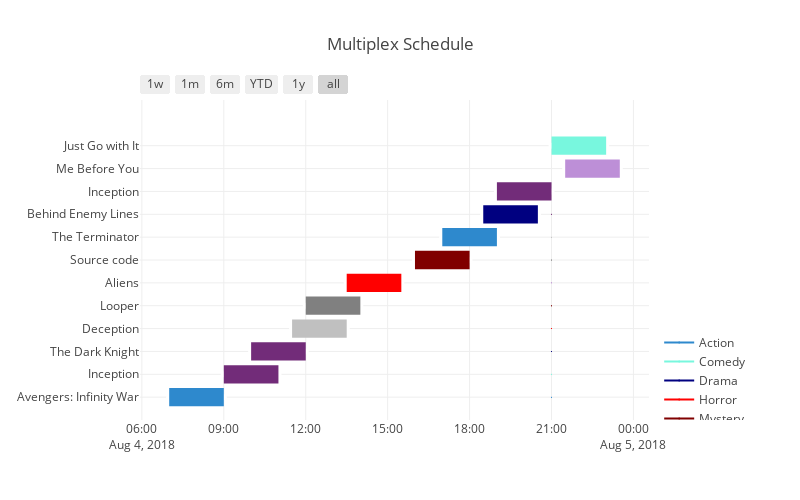

Notebook code for this chart:
### Markdown cell above
**Draw the Gantt Chart**

We cannot use a named color scale to map String values, so we pass in our colors dictionary to be used to assign colors to the different values of 'Category' in our dataset.

**bar_width** sets the width (in this portrayal, the height) of each bar. A bar_width of 0.4 equals the distance between two grid lines on the Y axis.
**fig layout** is for Gantt cropped text.

### Code cell
fig = ff.create_gantt(multiplex_schedule,
                      title='Multiplex Schedule',
                      
                      colors=color_dict, 
                      index_col='Category',
                      show_colorbar=True,
                      
                      bar_width=0.4,
                      
                      showgrid_x=True, 
                      showgrid_y=True,
                     )
fig['layout'].update(autosize=False, width=800, height=500, margin=dict(l=140))
offline.iplot(fig)

### Figure 1 — Plotly figure (JSON) as saved in the notebook; plotly's stock layout.template omitted (floating-point values rounded to 4 significant figures)
{"data": [{"marker": {"color": "white"}, "name": "", "type": "scatter", "uid": "9d28b206-9c69-11e8-9dee-6030d4660e22", "x": ["2018-08-04 7:00", "2018-08-04 9:00"], "y": [0, 0]}, {"marker": {"color": "white"}, "name": "", "type": "scatter", "uid": "9d28b38c-9c69-11e8-b107-6030d4660e22", "x": ["2018-08-04 9:00", "2018-08-04 11:00"], "y": [1, 1]}, {"marker": {"color": "white"}, "name": "", "type": "scatter", "uid": "9d28b47a-9c69-11e8-9bd9-6030d4660e22", "x": ["2018-08-04 10:00", "2018-08-04 12:00"], "y": [2, 2]}, {"marker": {"color": "white"}, "name": "", "type": "scatter", "uid": "9d28b546-9c69-11e8-96c0-6030d4660e22", "x": ["2018-08-04 11:30", "2018-08-04 13:30"], "y": [3, 3]}, {"marker": {"color": "white"}, "name": "", "type": "scatter", "uid": "9d28b618-9c69-11e8-b1ba-6030d4660e22", "x": ["2018-08-04 12:00", "2018-08-04 14:00"], "y": [4, 4]}, {"marker": {"color": "white"}, "name": "", "type": "scatter", "uid": "9d28b6ca-9c69-11e8-8a55-6030d4660e22", "x": ["2018-08-04 13:30", "2018-08-04 15:30"], "y": [5, 5]}, {"marker": {"color": "white"}, "name": "", "type": "scatter", "uid": "9d28b788-9c69-11e8-87b0-6030d4660e22", "x": ["2018-08-04 16:00", "2018-08-04 18:00"], "y": [6, 6]}, {"marker": {"color": "white"}, "name": "", "type": "scatter", "uid": "9d28b83a-9c69-11e8-a591-6030d4660e22", "x": ["2018-08-04 17:00", "2018-08-04 19:00"], "y": [7, 7]}, {"marker": {"color": "white"}, "name": "", "type": "scatter", "uid": "9d28b8f0-9c69-11e8-a7a5-6030d4660e22", "x": ["2018-08-04 18:30", "2018-08-04 20:30"], "y": [8, 8]}, {"marker": {"color": "white"}, "name": "", "type": "scatter", "uid": "9d28b99a-9c69-11e8-9e00-6030d4660e22", "x": ["2018-08-04 19:00", "2018-08-04 21:00"], "y": [9, 9]}, {"marker": {"color": "white"}, "name": "", "type": "scatter", "uid": "9d28ba4c-9c69-11e8-9b7c-6030d4660e22", "x": ["2018-08-04 21:30", "2018-08-04 23:30"], "y": [10, 10]}, {"marker": {"color": "white"}, "name": "", "type": "scatter", "uid": "9d28bb02-9c69-11e8-b499-6030d4660e22", "x": ["2018-08-04 21:00", "2018-08-04 23:00"], "y": [11, 11]}, {"hoverinfo": "none", "marker": {"color": "rgb(46, 137, 205)", "size": 1}, "name": "Action", "showlegend": true, "type": "scatter", "uid": "9d28bbac-9c69-11e8-8f89-6030d4660e22", "x": ["2018-08-04 21:00", "2018-08-04 21:00"], "y": [0, 0]}, {"hoverinfo": "none", "marker": {"color": "rgb(120, 247, 222)", "size": 1}, "name": "Comedy", "showlegend": true, "type": "scatter", "uid": "9d28bc62-9c69-11e8-ad8c-6030d4660e22", "x": ["2018-08-04 21:00", "2018-08-04 21:00"], "y": [1, 1]}, {"hoverinfo": "none", "marker": {"color": "rgb(0, 0, 128)", "size": 1}, "name": "Drama", "showlegend": true, "type": "scatter", "uid": "9d28bd0a-9c69-11e8-b9b9-6030d4660e22", "x": ["2018-08-04 21:00", "2018-08-04 21:00"], "y": [2, 2]}, {"hoverinfo": "none", "marker": {"color": "rgb(255, 0, 0)", "size": 1}, "name": "Horror", "showlegend": true, "type": "scatter", "uid": "9d28bdbe-9c69-11e8-9417-6030d4660e22", "x": ["2018-08-04 21:00", "2018-08-04 21:00"], "y": [3, 3]}, {"hoverinfo": "none", "marker": {"color": "rgb(128, 0, 0)", "size": 1}, "name": "Mystery", "showlegend": true, "type": "scatter", "uid": "9d28be74-9c69-11e8-9835-6030d4660e22", "x": ["2018-08-04 21:00", "2018-08-04 21:00"], "y": [4, 4]}, {"hoverinfo": "none", "marker": {"color": "rgb(189, 143, 215)", "size": 1}, "name": "Romance", "showlegend": true, "type": "scatter", "uid": "9d28bf1c-9c69-11e8-afa7-6030d4660e22", "x": ["2018-08-04 21:00", "2018-08-04 21:00"], "y": [5, 5]}, {"hoverinfo": "none", "marker": {"color": "rgb(128, 128, 128)", "size": 1}, "name": "Science_Fiction", "showlegend": true, "type": "scatter", "uid": "9d28bfc6-9c69-11e8-b310-6030d4660e22", "x": ["2018-08-04 21:00", "2018-08-04 21:00"], "y": [6, 6]}, {"hoverinfo": "none", "marker": {"color": "rgb(192, 192, 192)", "size": 1}, "name": "Suspense", "showlegend": true, "type": "scatter", "uid": "9d28c086-9c69-11e8-9240-6030d4660e22", "x": ["2018-08-04 21:00", "2018-08-04 21:00"], "y": [7, 7]}, {"hoverinfo": "none", "marker": {"color": "rgb(114, 44, 121)", "size": 1}, "name": "Thriller", "showlegend": true, "type": "scatter", "uid": "9d28c124-9c69-11e8-97db-6030d4660e22", "x": ["2018-08-04 21:00", "2018-08-04 21:00"], "y": [8, 8]}], "layout": {"autosize": false, "height": 500, "hovermode": "closest", "margin": {"l": 140}, "shapes": [{"fillcolor": "rgb(46, 137, 205)", "line": {"width": 0}, "opacity": 1, "type": "rect", "x0": "2018-08-04 7:00", "x1": "2018-08-04 9:00", "xref": "x", "y0": -0.4, "y1": 0.4, "yref": "y"}, {"fillcolor": "rgb(114, 44, 121)", "line": {"width": 0}, "opacity": 1, "type": "rect", "x0": "2018-08-04 9:00", "x1": "2018-08-04 11:00", "xref": "x", "y0": 0.6, "y1": 1.4, "yref": "y"}, {"fillcolor": "rgb(114, 44, 121)", "line": {"width": 0}, "opacity": 1, "type": "rect", "x0": "2018-08-04 10:00", "x1": "2018-08-04 12:00", "xref": "x", "y0": 1.6, "y1": 2.4, "yref": "y"}, {"fillcolor": "rgb(192, 192, 192)", "line": {"width": 0}, "opacity": 1, "type": "rect", "x0": "2018-08-04 11:30", "x1": "2018-08-04 13:30", "xref": "x", "y0": 2.6, "y1": 3.4, "yref": "y"}, {"fillcolor": "rgb(128, 128, 128)", "line": {"width": 0}, "opacity": 1, "type": "rect", "x0": "2018-08-04 12:00", "x1": "2018-08-04 14:00", "xref": "x", "y0": 3.6, "y1": 4.4, "yref": "y"}, {"fillcolor": "rgb(255, 0, 0)", "line": {"width": 0}, "opacity": 1, "type": "rect", "x0": "2018-08-04 13:30", "x1": "2018-08-04 15:30", "xref": "x", "y0": 4.6, "y1": 5.4, "yref": "y"}, {"fillcolor": "rgb(128, 0, 0)", "line": {"width": 0}, "opacity": 1, "type": "rect", "x0": "2018-08-04 16:00", "x1": "2018-08-04 18:00", "xref": "x", "y0": 5.6, "y1": 6.4, "yref": "y"}, {"fillcolor": "rgb(46, 137, 205)", "line": {"width": 0}, "opacity": 1, "type": "rect", "x0": "2018-08-04 17:00", "x1": "2018-08-04 19:00", "xref": "x", "y0": 6.6, "y1": 7.4, "yref": "y"}, {"fillcolor": "rgb(0, 0, 128)", "line": {"width": 0}, "opacity": 1, "type": "rect", "x0": "2018-08-04 18:30", "x1": "2018-08-04 20:30", "xref": "x", "y0": 7.6, "y1": 8.4, "yref": "y"}, {"fillcolor": "rgb(114, 44, 121)", "line": {"width": 0}, "opacity": 1, "type": "rect", "x0": "2018-08-04 19:00", "x1": "2018-08-04 21:00", "xref": "x", "y0": 8.6, "y1": 9.4, "yref": "y"}, {"fillcolor": "rgb(189, 143, 215)", "line": {"width": 0}, "opacity": 1, "type": "rect", "x0": "2018-08-04 21:30", "x1": "2018-08-04 23:30", "xref": "x", "y0": 9.6, "y1": 10.4, "yref": "y"}, {"fillcolor": "rgb(120, 247, 222)", "line": {"width": 0}, "opacity": 1, "type": "rect", "x0": "2018-08-04 21:00", "x1": "2018-08-04 23:00", "xref": "x", "y0": 10.6, "y1": 11.4, "yref": "y"}], "showlegend": true, "title": "Multiplex Schedule", "width": 800, "xaxis": {"rangeselector": {"buttons": [{"count": 7, "label": "1w", "step": "day", "stepmode": "backward"}, {"count": 1, "label": "1m", "step": "month", "stepmode": "backward"}, {"count": 6, "label": "6m", "step": "month", "stepmode": "backward"}, {"count": 1, "label": "YTD", "step": "year", "stepmode": "todate"}, {"count": 1, "label": "1y", "step": "year", "stepmode": "backward"}, {"step": "all"}]}, "showgrid": true, "type": "date", "zeroline": false}, "yaxis": {"autorange": false, "range": [-1, 13], "showgrid": true, "ticktext": ["Avengers: Infinity War", "Inception", "The Dark Knight", "Deception", "Looper", "Aliens", "Source code", "The Terminator", "Behind Enemy Lines", "Inception", "Me Before You", "Just Go with It"], "tickvals": [0, 1, 2, 3, 4, 5, 6, 7, 8, 9, 10, 11], "zeroline": false}}}
